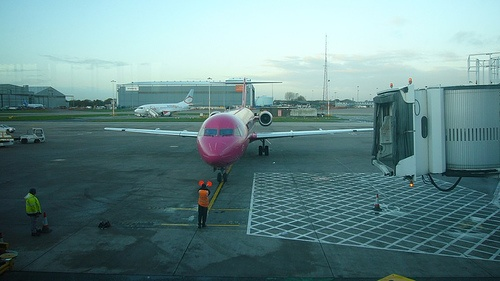
#> input picture images/2007_000032.jpg, 500 x 281 px
$ python demo.py
#> lines starting #> are read from the running program, lines starting #| are printed output that depends on the picture
from typing import Counter
import cv2 as cv
import numpy as np
from tqdm import tqdm
import cpp


def label_expand(superpixel: np.ndarray, label: np.ndarray, superpixel_num: np.ndarray, ignore_index: int = 255):
    """
        ignore_index: unlabeled pixel
    """
    pred = np.full_like(superpixel, ignore_index)
    for i in range(0, superpixel_num):
        mask = (superpixel == i) & (label != ignore_index)
        selected = label[mask]
        counter = Counter(selected.flatten())
        pred[superpixel == i] = max(counter, key=lambda x: counter[x]) if counter else ignore_index
    return np.uint8(pred)

def test_superpixel():
    image = cv.imread("images/2007_000032.jpg")
#> image is the input picture: shape (281, 500, 3); mean B, G, R 136.9, 135.5, 102
    scribble = cv.imread("images/2007_000032.png", cv.IMREAD_GRAYSCALE)
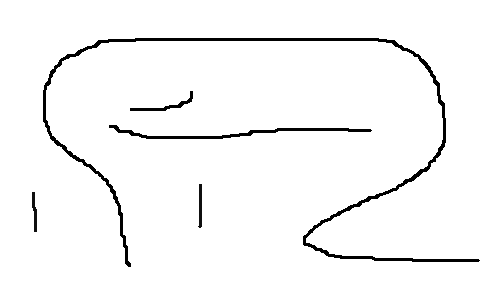
#> input picture images/2007_000032.png, 500 x 281 px
#> scribble is the input picture: shape (281, 500); min 0, max 255, mean 246.3


    slic = cv.ximgproc.createSuperpixelSLIC(image, region_size=10, ruler=20)
    slic.iterate(50)
    label_slic = slic.getLabels()
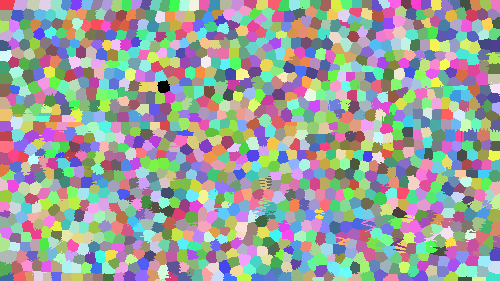
#> label_slic: shape (281, 500) int32; 1386 distinct labels, from 0 to 1385; one colour per label, 0 black
    number_slic = slic.getNumberOfSuperpixels()
#> number_slic = 1386
    superpixel2 = cpp.label_expand(label_slic, scribble, number_slic, 255)
    superpixel1 = label_expand(label_slic, scribble, number_slic, ignore_index=255)

    from lv_py.dataset.pascalvoc import PascalVoc

    img1 = PascalVoc.decode_segmap(superpixel1)
    img2 = PascalVoc.decode_segmap(superpixel2)

    img = np.hstack([image, img1, img2])

    cv.imshow("", img)
    cv.waitKey(0)


if __name__ == "__main__":

    test_superpixel()
#> (the call stopped at in test_superpixel, `superpixel2 = cpp.label_expand(label_slic, scribble, number_slic, 255)`: cpp is not available in this run)
